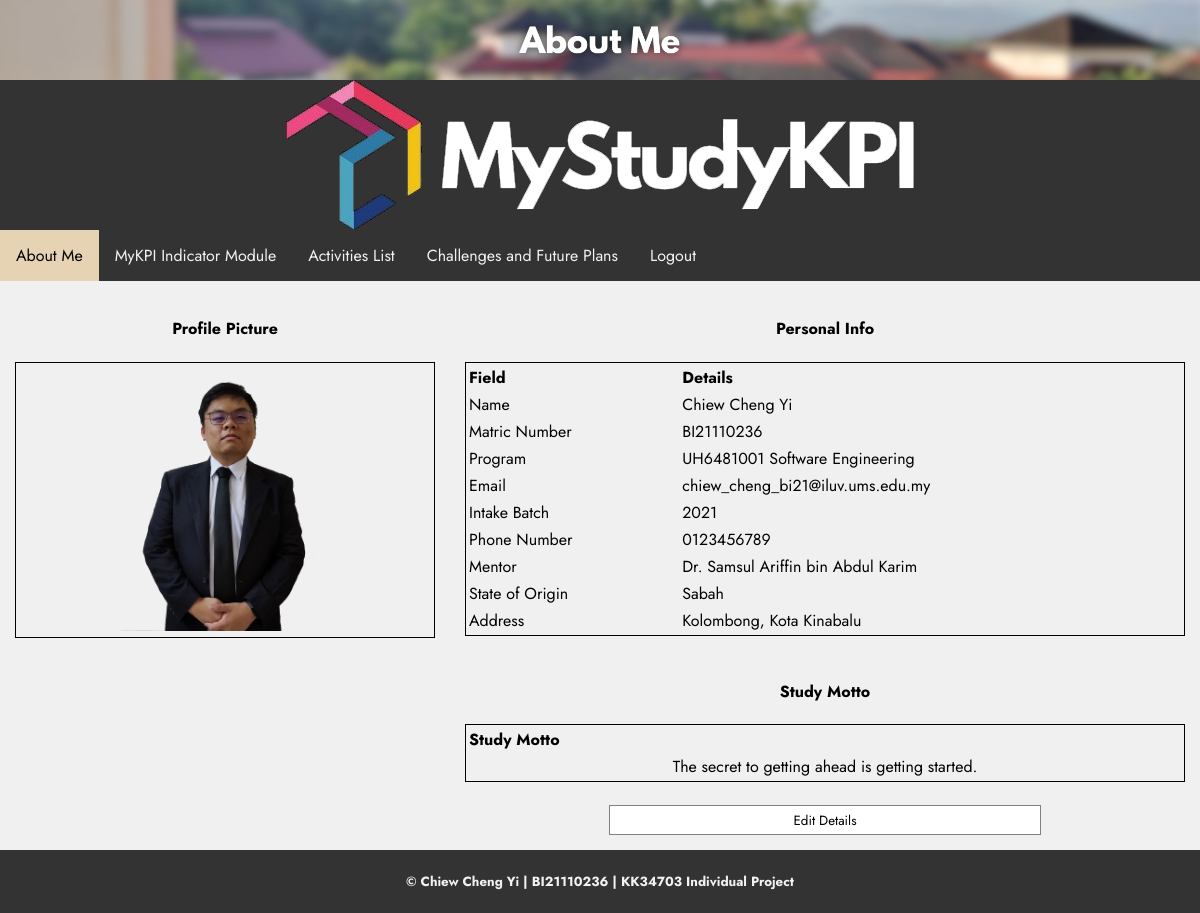
Page /aboutme.php (signed in) on the committed database.
### tables this page shows
CREATE TABLE IF NOT EXISTS profile (
	profileID int PRIMARY KEY AUTO_INCREMENT,
	username varchar(255),
	program varchar(4),
	intakeBatch int,
	phoneNumber varchar(20),
	mentor varchar(255),
	profileState varchar(64),
	profileAddress varchar(255),
	motto varchar(255),
	profileImagePath varchar(255),
	accountID int,
	FOREIGN KEY (accountID) REFERENCES account(accountID) ON DELETE CASCADE
);

CREATE TABLE IF NOT EXISTS account (
	accountID int PRIMARY KEY NOT NULL AUTO_INCREMENT,
	matricNumber varchar(12) NOT NULL,
	accountEmail varchar(128) NOT NULL UNIQUE,
	accountPwd varchar(255) NOT NULL,
	accountRoles int NOT NULL DEFAULT 2 COMMENT '1 - Admin, 2 - User',
	registrationDate TIMESTAMP NOT NULL DEFAULT CURRENT_TIMESTAMP
);

### aboutme.php (the view, shortened to what this page needs)
<?php
include_once "include/config.php";
?>
<!DOCTYPE HTML>
<html lang="en" xml:lang="en">
<html>
<head>
    <link rel="stylesheet" href="css/style.css">
    <link rel="stylesheet" href="https://cdnjs.cloudflare.com/ajax/libs/font-awesome/4.7.0/css/font-awesome.min.css">
</head>
<body>
    <header>
        <img class="header" src="images/aboutmeheader.png" alt="About Me Header">
    </header>
    <nav class="topnav" id="myTopnav">
        <img src="images/mystudykpi-topnavbtn-2-white.png" alt="MyStudyKPI Top Navigation Button">
        <a href="aboutme.php" class="active">About Me</a>
        <a href="kpimodule.php" class="tabs">MyKPI Indicator Module</a>
        <a href="activitieslist.php" class="tabs">Activities List</a>
        <a href="challenges.php" class="tabs">Challenges and Future Plans</a>
        <a href="logout.php" class="tabs">Logout</a>
    </nav>
    <main style="flex: 1;">
        <?php
            if (isset($_SESSION["UID"])) {
                $accountID = $_SESSION["UID"];
                $fetchAccountQuery = "SELECT * FROM account WHERE accountID='".$accountID."' LIMIT 1";
                $fetchProfileQuery = "SELECT * FROM profile WHERE accountID='".$accountID."' LIMIT 1";
                $result = mysqli_query($conn, $fetchAccountQuery);
                $row = mysqli_fetch_assoc($result);
                $matricNumber = $row["matricNumber"];
                $accountEmail = $row["accountEmail"];
                $result = mysqli_query($conn, $fetchProfileQuery);
                $row = mysqli_fetch_assoc($result);
                $username = $row["username"];
                $program = $row["program"];
                $intakeBatch = $row["intakeBatch"];
                $phoneNumber = $row["phoneNumber"];
                $mentor = $row["mentor"];
                $profileState = $row["profileState"];
                $profileAddress = $row["profileAddress"];
                $motto = $row["motto"];
                $profileImagePath = $row["profileImagePath"];
            }
            else {
                echo "ERROR: ".mysqli_error($conn);
            }
        ?>
        <div class="row">
            <div class="col-left">
                <h4>Profile Picture</h4>
                <form id="image-container" style="max-width: 100%; margin; 0 auto; border: 1px solid black; padding-top: 5px;">
                    <tr>
                        <img src="<?=$profileImagePath;?>" style="width: 50%;" alt="User Profile Image"></image>
                    </tr>
                </form>
            </div>
            <div class="col-right">
                <?php
                    $programOutput = '';
                    switch ($program) {
                        case "hc00": $programOutput = "UH6481001 Software Engineering"; break;
                    }
                ?>
                <table id="tblprofile" style="width: 100%;">
    <caption><h4>Personal Info</h4></caption>
    <thead>
        <tr>
            <th>Field</th>
            <th>Details</th>
        </tr>
    </thead>
        <tbody>
            <tr>
                <td>Name</td>
                <td><?php echo ($username != '') ? $username : NOT_FILLED; ?></td>
            </tr>
            <tr>
                <td>Matric Number</td>
                <td><?= !empty($matricNumber) ? $matricNumber : NOT_FILLED; ?></td>
            </tr>
            <tr>
                <td>Program</td>
                <td><?php echo ($programOutput != '') ? $programOutput : NOT_FILLED; ?></td>
            </tr>
            <tr>
                <td>Email</td>
                <td><?= !empty($accountEmail) ? $accountEmail : NOT_FILLED; ?></td>
            </tr>
            <tr>
                <td>Intake Batch</td>
                <td><?php echo ($intakeBatch != 0) ? $intakeBatch : NOT_FILLED; ?></td>
            </tr>
            <tr>
                <td>Phone Number</td>
                <td><?php echo ($phoneNumber != '') ? $phoneNumber : NOT_FILLED; ?></td>
            </tr>
            <tr>
                <td>Mentor</td>
                <td><?php echo ($mentor != '') ? $mentor : NOT_FILLED; ?></td>
            </tr>
            <tr>
                <td>State of Origin</td>
                <td><?php echo ($profileState != '') ? $profileState : NOT_FILLED; ?></td>
            </tr>
            <tr>
                <td>Address</td>
                <td><?php echo ($profileAddress != '') ? $profileAddress : NOT_FILLED; ?></td>
            </tr>
        </tbody>
    </table>
                <br>
                <table id="tblprofile" style="width: 100%;">
                    <caption><h4>Study Motto</h4></caption>
                    <thead>
                        <tr>
                            <th>Study Motto</th>
                        </tr>
                    </thead>
                    <tbody>
                        <tr>
                            <td style="text-align: center;">
                                <?php echo ($motto != '') ? $motto : NOT_FILLED; ?>
                            </td>
                        </tr>
                    </tbody>
                </table>
                <br>
                <div id="center-container" style="text-align: center; width: 100%;">
                        <input onclick="redirect('aboutme_edit_personal.php')" id="btneditpersonal" type="button" name="btneditpersonal" value="Edit Details">
                    </div>
                </div>
            </div>
    </main>
    <footer>
            <h5>© Chiew Cheng Yi | BI21110236 | KK34703 Individual Project</h5>
    </footer>
</body>
</html>

### css/style.css (style rules this page uses)
body { background-color: #f0f0f0; color: #000000; font-family: Jost, monospace; margin: 0; min-height: 100vh; display: flex; flex-direction: column; }
footer { overflow: hidden; text-align: center; width: 100%; background-color: #333; color: #F2F2F2; margin: 0; }
.header { width: 100%; height: auto; text-align: center; display: flex; align-items: center; justify-content: center; }
.topnav { overflow: hidden; background-color: #333; margin-top: 0; margin-bottom: 0; }
.topnav img { max-width: 95%; height: auto; display: block; margin: 0 auto; }
.topnav a.tabs, a.icon { float: left; display: block; color: #F2F2F2; text-align: center; padding: 14px 16px; text-decoration: none; transition: background-color 0.1s, color 0.1s; }
.topnav a.active { float: left; display: block; background-color: #E5D3B3; color: #000000; text-align: center; padding: 14px 16px; text-decoration: none; transition: background-color 0.1s, color 0.1s; }
.row { display: flex; flex-wrap: wrap; }
.col-left { text-align: center; padding: 15px; width: 35%; }
.col-right { flex: 2; padding: 15px; width: 65%; }
#btneditpersonal { width: 60%; height: 30px; font-family: Jost, monospace; background-color: white; border: 1px solid grey; transition: background-color 0.1s, color 0.1s; }

### aboutme.php (style rules this page uses)
#tblprofile { text-align: left; border: 1px solid black; }

### rows in the picture
profile: profileImagePath (picture), username "Chiew Cheng Yi", program "UH6481001 Software Engineering", intakeBatch "2021", phoneNumber "0123456789", mentor "Dr. Samsul Ariffin bin Abdul Karim", profileState "Sabah", profileAddress "Kolombong, Kota Kinabalu", motto "The secret to getting ahead is getting started."
account: matricNumber "BI21110236", accountEmail "chiew_cheng_bi21@iluv.ums.edu.my"
